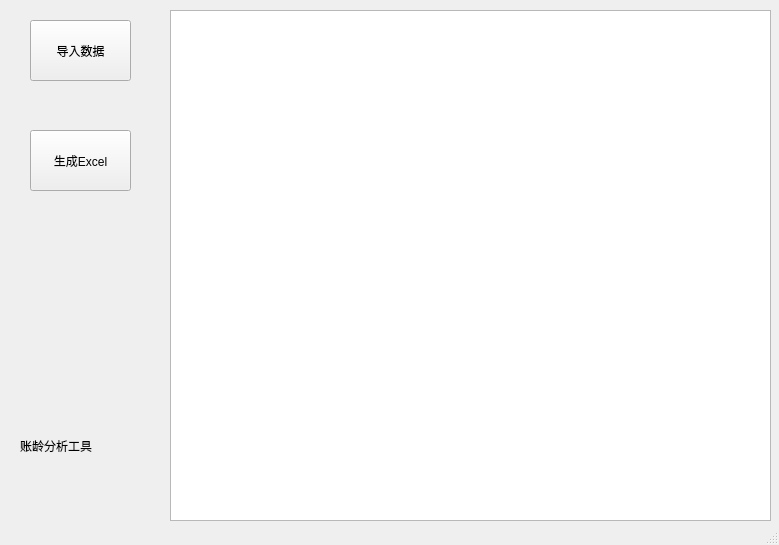
<?xml version="1.0" encoding="UTF-8"?>
<ui version="4.0">
 <class>MainWindow</class>
 <widget class="QMainWindow" name="MainWindow">
  <property name="geometry">
   <rect>
    <x>0</x>
    <y>0</y>
    <width>779</width>
    <height>545</height>
   </rect>
  </property>
  <property name="minimumSize">
   <size>
    <width>779</width>
    <height>545</height>
   </size>
  </property>
  <property name="maximumSize">
   <size>
    <width>779</width>
    <height>545</height>
   </size>
  </property>
  <property name="windowTitle">
   <string>账龄分析</string>
  </property>
  <widget class="QWidget" name="centralwidget">
   <widget class="QPlainTextEdit" name="textEditLog">
    <property name="geometry">
     <rect>
      <x>170</x>
      <y>10</y>
      <width>601</width>
      <height>511</height>
     </rect>
    </property>
    <property name="font">
     <font>
      <family>等线</family>
      <pointsize>11</pointsize>
     </font>
    </property>
    <property name="styleSheet">
     <string notr="true"/>
    </property>
    <property name="verticalScrollBarPolicy">
     <enum>Qt::ScrollBarAsNeeded</enum>
    </property>
    <property name="sizeAdjustPolicy">
     <enum>QAbstractScrollArea::AdjustIgnored</enum>
    </property>
    <property name="readOnly">
     <bool>true</bool>
    </property>
    <property name="maximumBlockCount">
     <number>0</number>
    </property>
    <property name="backgroundVisible">
     <bool>false</bool>
    </property>
    <property name="centerOnScroll">
     <bool>false</bool>
    </property>
   </widget>
   <widget class="QPushButton" name="button_add_enterprise">
    <property name="geometry">
     <rect>
      <x>200</x>
      <y>30</y>
      <width>91</width>
      <height>51</height>
     </rect>
    </property>
    <property name="text">
     <string>添加企业</string>
    </property>
   </widget>
   <widget class="QPushButton" name="button_add_data">
    <property name="geometry">
     <rect>
      <x>30</x>
      <y>20</y>
      <width>101</width>
      <height>61</height>
     </rect>
    </property>
    <property name="text">
     <string>导入数据</string>
    </property>
   </widget>
   <widget class="QPushButton" name="button_start_analysis">
    <property name="geometry">
     <rect>
      <x>30</x>
      <y>130</y>
      <width>101</width>
      <height>61</height>
     </rect>
    </property>
    <property name="text">
     <string>生成Excel</string>
    </property>
   </widget>
   <widget class="QPushButton" name="button_export_excel">
    <property name="geometry">
     <rect>
      <x>210</x>
      <y>320</y>
      <width>71</width>
      <height>41</height>
     </rect>
    </property>
    <property name="text">
     <string>导出Excel</string>
    </property>
   </widget>
   <widget class="QPushButton" name="button_click_refresh">
    <property name="geometry">
     <rect>
      <x>200</x>
      <y>190</y>
      <width>101</width>
      <height>61</height>
     </rect>
    </property>
    <property name="text">
     <string>一键清空</string>
    </property>
   </widget>
   <widget class="QPushButton" name="button_add_enterprise_batch">
    <property name="geometry">
     <rect>
      <x>200</x>
      <y>90</y>
      <width>101</width>
      <height>61</height>
     </rect>
    </property>
    <property name="text">
     <string>导入企业</string>
    </property>
   </widget>
   <widget class="QLabel" name="label">
    <property name="geometry">
     <rect>
      <x>20</x>
      <y>410</y>
      <width>121</width>
      <height>71</height>
     </rect>
    </property>
    <property name="text">
     <string>账龄分析工具</string>
    </property>
   </widget>
   <zorder>button_click_refresh</zorder>
   <zorder>button_add_enterprise_batch</zorder>
   <zorder>button_add_enterprise</zorder>
   <zorder>button_export_excel</zorder>
   <zorder>textEditLog</zorder>
   <zorder>button_add_data</zorder>
   <zorder>button_start_analysis</zorder>
   <zorder>label</zorder>
  </widget>
  <widget class="QStatusBar" name="statusbar"/>
 </widget>
 <resources/>
 <connections/>
</ui>
